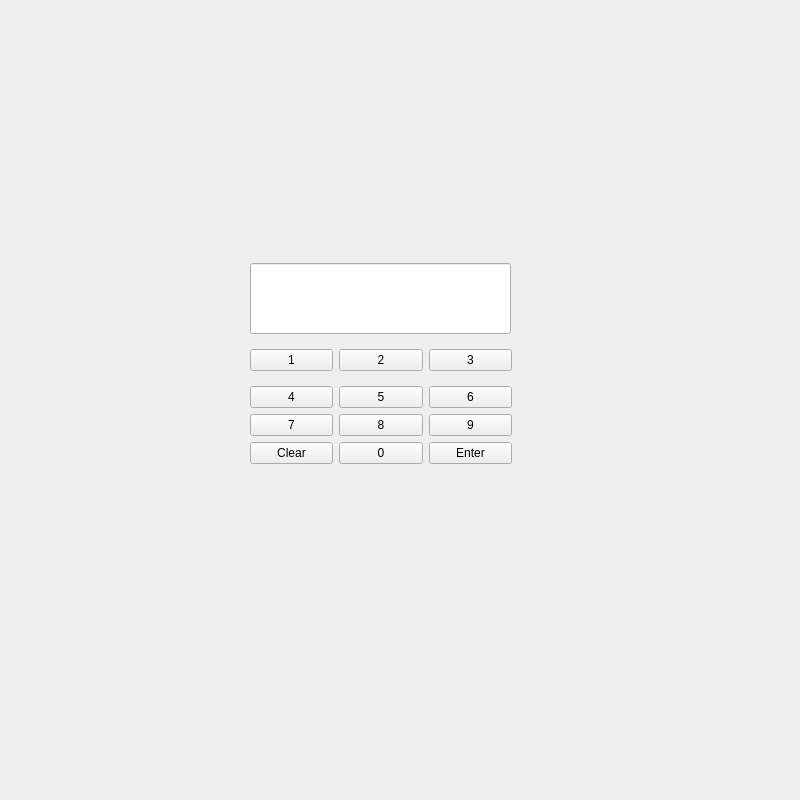
<?xml version="1.0" encoding="UTF-8"?>
<ui version="4.0">
 <class>PINCodeUi</class>
 <widget class="QMainWindow" name="PINCodeUi">
  <property name="geometry">
   <rect>
    <x>0</x>
    <y>0</y>
    <width>800</width>
    <height>800</height>
   </rect>
  </property>
  <property name="windowTitle">
   <string>MainWindow</string>
  </property>
  <property name="inputMethodHints">
   <set>Qt::ImhDigitsOnly</set>
  </property>
  <property name="tabShape">
   <enum>QTabWidget::Rounded</enum>
  </property>
  <widget class="QWidget" name="centralwidget">
   <widget class="QLineEdit" name="lineEditPIN">
    <property name="geometry">
     <rect>
      <x>250</x>
      <y>263</y>
      <width>261</width>
      <height>71</height>
     </rect>
    </property>
    <property name="font">
     <font>
      <pointsize>50</pointsize>
     </font>
    </property>
    <property name="inputMethodHints">
     <set>Qt::ImhHiddenText|Qt::ImhNoAutoUppercase|Qt::ImhNoPredictiveText|Qt::ImhSensitiveData</set>
    </property>
    <property name="text">
     <string/>
    </property>
    <property name="maxLength">
     <number>4</number>
    </property>
    <property name="frame">
     <bool>true</bool>
    </property>
    <property name="echoMode">
     <enum>QLineEdit::Password</enum>
    </property>
   </widget>
   <widget class="QWidget" name="layoutWidget">
    <property name="geometry">
     <rect>
      <x>250</x>
      <y>340</y>
      <width>262</width>
      <height>135</height>
     </rect>
    </property>
    <layout class="QVBoxLayout" name="verticalLayout_3">
     <item>
      <layout class="QHBoxLayout" name="horizontalLayout">
       <item>
        <widget class="QPushButton" name="button1">
         <property name="text">
          <string>1</string>
         </property>
         <property name="iconSize">
          <size>
           <width>20</width>
           <height>20</height>
          </size>
         </property>
        </widget>
       </item>
       <item>
        <widget class="QPushButton" name="button2">
         <property name="text">
          <string>2</string>
         </property>
        </widget>
       </item>
       <item>
        <widget class="QPushButton" name="button3">
         <property name="text">
          <string>3</string>
         </property>
        </widget>
       </item>
      </layout>
     </item>
     <item>
      <layout class="QVBoxLayout" name="verticalLayout_2">
       <item>
        <layout class="QHBoxLayout" name="horizontalLayout_3">
         <item>
          <widget class="QPushButton" name="button4">
           <property name="text">
            <string>4</string>
           </property>
          </widget>
         </item>
         <item>
          <widget class="QPushButton" name="button5">
           <property name="text">
            <string>5</string>
           </property>
          </widget>
         </item>
         <item>
          <widget class="QPushButton" name="button6">
           <property name="text">
            <string>6</string>
           </property>
          </widget>
         </item>
        </layout>
       </item>
       <item>
        <layout class="QVBoxLayout" name="verticalLayout">
         <item>
          <layout class="QHBoxLayout" name="horizontalLayout_4">
           <item>
            <widget class="QPushButton" name="button7">
             <property name="text">
              <string>7</string>
             </property>
            </widget>
           </item>
           <item>
            <widget class="QPushButton" name="button8">
             <property name="text">
              <string>8</string>
             </property>
            </widget>
           </item>
           <item>
            <widget class="QPushButton" name="button9">
             <property name="text">
              <string>9</string>
             </property>
            </widget>
           </item>
          </layout>
         </item>
         <item>
          <layout class="QHBoxLayout" name="horizontalLayout_2">
           <item>
            <widget class="QPushButton" name="ButtonClear">
             <property name="text">
              <string>Clear</string>
             </property>
            </widget>
           </item>
           <item>
            <widget class="QPushButton" name="button0">
             <property name="text">
              <string>0</string>
             </property>
            </widget>
           </item>
           <item>
            <widget class="QPushButton" name="ButtonEnter">
             <property name="text">
              <string>Enter</string>
             </property>
            </widget>
           </item>
          </layout>
         </item>
        </layout>
       </item>
      </layout>
     </item>
    </layout>
   </widget>
  </widget>
 </widget>
 <tabstops>
  <tabstop>lineEditPIN</tabstop>
  <tabstop>button1</tabstop>
  <tabstop>button2</tabstop>
  <tabstop>button3</tabstop>
  <tabstop>button4</tabstop>
  <tabstop>button5</tabstop>
  <tabstop>button6</tabstop>
  <tabstop>button7</tabstop>
  <tabstop>button8</tabstop>
  <tabstop>button9</tabstop>
  <tabstop>ButtonClear</tabstop>
  <tabstop>button0</tabstop>
  <tabstop>ButtonEnter</tabstop>
 </tabstops>
 <resources/>
 <connections/>
</ui>
